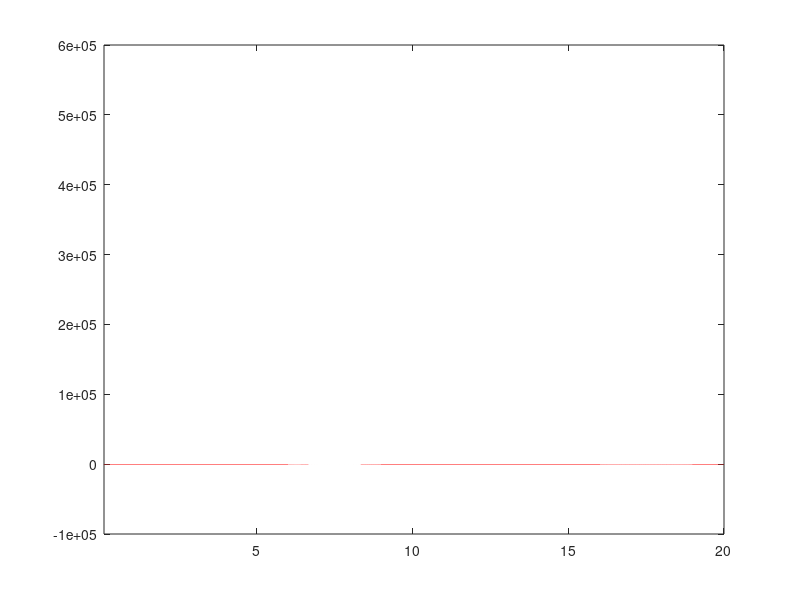

Reproduce this figure in MATLAB.
clc; clear; close all;

g = 9.81;                   %gravity
zw = 0.8;                   %wave amplitude
tw = 10;                    %total wave period
ig = 46;                    %gear ratio gearbox
m = 9000;                   %mass of payload
mueq = 0.15;                %friction coeffisient
dd = 0.45;                  %diameter drum
nyv = 0.92;                 %volumetric effissiency
rd = dd/2;                  %radius drum
omega0 = 5;                 %velosity in friction equation 
omegap = 1500;              %velosity hpu pump 
nsh = 3;
gearrationsh = nsh.*2;


%choosen pressuredrop over motor

p = 210*1e5;


%time and index
t = 0;
endtime = 20;
dt = 1e-4;
i = 1;

%init derrivative
zpprev = 0;
zpdotprev = 0;


%motor speed and required torque will change depending of number of sheaves
%pump size will also depend on motor speed
   
while t < endtime
    %movement of platform
    zp = zw *sin((2*pi/tw)*t);
    %velosity of platform 
    zpdot = (zp - zpprev)/dt;
    %acceleration of platform
    zpdotdot = (zpdot-zpdotprev)/dt; 
    
    %velosity drum
    omegad = zpdot/rd;

    %velosity motor rad/s
    omegam = omegad*6*ig;        %rad/s

    %motor shaft torque
    Mm = (m*g*dd)./(2.*nsh*2*ig) * (1+(mueq * tanh(omegam/omega0)));
    
    %flow motor
    qmotor = 1/nyv * 28.1*1e-6 * omegam/(2*pi);

    %plot
    timeplot(i) = t;
    zpplot(i) = zp;
    zpdotplot(i) = zpdot;
    zpdotdotplot(i) = zpdotdot;
    Mmplot(i) = Mm;
    qplot(i) = qmotor;
    omegamplot(i) = omegam;

    %update time
    t = t + dt;
    i = i + 1;
    
    %update zp to calculate change in movement dz/dt
    zpprev = zp;
    zpdotprev = zpdot;

end

% plot of Mm
plot(timeplot,Mmplot)
hold on
plot(timeplot,zpdotdotplot*100)
xlim([0.1,20])
%plot of flow
%plot(timeplot,qplot*1e3*60)



% %plot movement, velosity and acceleration
% fig = figure;
% plot(timeplot,zpplot, 'color',[0.6 0.8 1], 'LineWidth', 2)
% filename = "platform_plot.eps"
% xlabel("Time [s]", 'Interpreter', 'latex')
% ylabel("$z_p$ [m]", 'Interpreter', 'latex')
% set(gca,'TickLabelInterpreter','latex')
% grid on
% ylim([-1,1])
% %saveas(fig,filename, 'epsc')
% hold on
% 
% %fig2 = figure;
% plot(timeplot,zpdotplot, 'color',[1 0.6 0], 'LineWidth', 2)
% %xlabel("Time [s]", 'Interpreter', 'latex')
% ylabel("$v_p(t)$ [m/s]", 'Interpreter', 'latex')
% set(gca,'TickLabelInterpreter','latex')
% grid on
% ylim([-1,1])
% xlim([0.1,20])
% %filename = "vel_platform.eps"
% %saveas(fig2,filename, 'epsc')
% 
% %fig3 = figure;
% plot(timeplot,zpdotdotplot, 'color',[0.4 0.9 0.1], 'LineWidth', 2)
% xlabel("Time [s]", 'Interpreter', 'latex')
% ylabel("$y(t)/ v(t)/a(t)$", 'Interpreter', 'latex')
% set(gca,'TickLabelInterpreter','latex')
% grid on
% legend("$y_p(t) [m]$", "$v_p(t) [m/s]$", "$a_p(t) [m/s^2]$", 'Interpreter', 'latex')
% ylim([-1,1])
% xlim([0.1,20])
% filename = "accel_platform.eps"
% saveas(fig,filename, 'epsc');


% Required motor moment
Mm = max(Mmplot);     
qmax = max(qplot);
%Displasement to generate required torque
Dm = (2*pi.*Mm)/p;                         %m^3
Dm2cm3 = Dm * 1e6;                         %cm^3

%choose displasement from Dm matrix
D_chosen = 28.1*1e-6;                     %m^3

%velosity payload m/s
zpdotmax = max(zpdotplot);                %m/s

%velosity drum rad/s
omegad = zpdotmax/rd;                    %rad/s

omegam2rpm = omegam/((2*pi)/60);          %rpm

%Required flow to reach required motor velosity with choosen motor
%dispasement 22.9 cm^3 times volumetric displacement 

Qmotor =  1/nyv * D_chosen.*omegam/(2*pi);
Qmotor2lpm = Qmotor*1e3*60;

%Determine pump displacement to provide enough flow
Dpump = (Qmotor)./omegap;                    %m^3
Dpump2cm3 = Dpump*1e6;                       %cm^3


%Calculated pl
pl = (2*pi)*Mm/D_chosen;
pl2bar = pl*1e-5;

%preassure from HPU
ps = (3/2)*pl; 
ps2bar = ps*1e-5
pr = 70e5;

%required kW
P = m * g *0.5;

qnlmax = qmax * sqrt(ps/(ps-pl));
qnlmax2lpm = qnlmax*60*1e3;

qr = 1.1*qnlmax*sqrt(pr/ps);
qrlpm = qr*60*1e3



